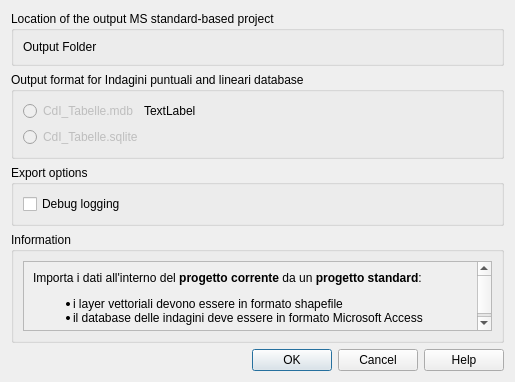
<?xml version="1.0" encoding="UTF-8"?>
<ui version="4.0">
 <class>Dialog</class>
 <widget class="QDialog" name="Dialog">
  <property name="geometry">
   <rect>
    <x>0</x>
    <y>0</y>
    <width>515</width>
    <height>376</height>
   </rect>
  </property>
  <property name="windowTitle">
   <string>Dialog</string>
  </property>
  <layout class="QVBoxLayout" name="verticalLayout">
   <item>
    <widget class="QGroupBox" name="groupBox">
     <property name="title">
      <string>Location of the output MS standard-based project</string>
     </property>
     <layout class="QFormLayout" name="formLayout">
      <item row="0" column="0">
       <widget class="QLabel" name="label">
        <property name="text">
         <string>Output Folder</string>
        </property>
       </widget>
      </item>
      <item row="0" column="1">
       <widget class="QgsFileWidget" name="output_dir_widget">
        <property name="storageMode">
         <enum>QgsFileWidget::GetDirectory</enum>
        </property>
       </widget>
      </item>
     </layout>
    </widget>
   </item>
   <item>
    <widget class="QGroupBox" name="groupBox_3">
     <property name="title">
      <string>Output format for Indagini puntuali and lineari database</string>
     </property>
     <layout class="QVBoxLayout" name="verticalLayout_6">
      <item>
       <layout class="QHBoxLayout" name="horizontalLayout_2">
        <item>
         <widget class="QRadioButton" name="radio_button_mdb">
          <property name="enabled">
           <bool>false</bool>
          </property>
          <property name="text">
           <string>CdI_Tabelle.mdb</string>
          </property>
         </widget>
        </item>
        <item>
         <widget class="QLabel" name="label_mdb_msg">
          <property name="text">
           <string>TextLabel</string>
          </property>
         </widget>
        </item>
        <item>
         <spacer name="horizontalSpacer">
          <property name="orientation">
           <enum>Qt::Horizontal</enum>
          </property>
          <property name="sizeHint" stdset="0">
           <size>
            <width>40</width>
            <height>20</height>
           </size>
          </property>
         </spacer>
        </item>
       </layout>
      </item>
      <item>
       <widget class="QRadioButton" name="radio_button_sqlite">
        <property name="enabled">
         <bool>false</bool>
        </property>
        <property name="text">
         <string>CdI_Tabelle.sqlite</string>
        </property>
       </widget>
      </item>
     </layout>
    </widget>
   </item>
   <item>
    <widget class="QGroupBox" name="group_box_options">
     <property name="title">
      <string>Export options</string>
     </property>
     <layout class="QFormLayout" name="formLayout_2">
      <item row="0" column="0">
       <widget class="QCheckBox" name="chk_debug_logging">
        <property name="text">
         <string>Debug logging</string>
        </property>
       </widget>
      </item>
     </layout>
    </widget>
   </item>
   <item>
    <widget class="QgsCollapsibleGroupBox" name="mGroupBox">
     <property name="title">
      <string>Information</string>
     </property>
     <property name="collapsed">
      <bool>true</bool>
     </property>
     <layout class="QVBoxLayout" name="verticalLayout_5">
      <item>
       <widget class="QScrollArea" name="scrollArea">
        <property name="widgetResizable">
         <bool>true</bool>
        </property>
        <widget class="QWidget" name="scrollAreaWidgetContents">
         <property name="geometry">
          <rect>
           <x>0</x>
           <y>0</y>
           <width>556</width>
           <height>97</height>
          </rect>
         </property>
         <layout class="QVBoxLayout" name="verticalLayout_2">
          <item>
           <widget class="QLabel" name="label_2">
            <property name="text">
             <string>&lt;html&gt;&lt;head/&gt;&lt;body&gt;&lt;p&gt;Importa i dati all'interno del &lt;span style=&quot; font-weight:600;&quot;&gt;progetto corrente&lt;/span&gt; da un &lt;span style=&quot; font-weight:600;&quot;&gt;progetto standard&lt;/span&gt;:&lt;/p&gt;&lt;ul style=&quot;margin-top: 0px; margin-bottom: 0px; margin-left: 0px; margin-right: 0px; -qt-list-indent: 1;&quot;&gt;&lt;li style=&quot; margin-top:12px; margin-bottom:0px; margin-left:0px; margin-right:0px; -qt-block-indent:0; text-indent:0px;&quot;&gt;i layer vettoriali devono essere in formato shapefile &lt;/li&gt;&lt;li style=&quot; margin-top:0px; margin-bottom:12px; margin-left:0px; margin-right:0px; -qt-block-indent:0; text-indent:0px;&quot;&gt;il database delle indagini deve essere in formato Microsoft Access&lt;/li&gt;&lt;/ul&gt;&lt;/body&gt;&lt;/html&gt;</string>
            </property>
            <property name="textFormat">
             <enum>Qt::RichText</enum>
            </property>
            <property name="alignment">
             <set>Qt::AlignLeading|Qt::AlignLeft|Qt::AlignTop</set>
            </property>
            <property name="wordWrap">
             <bool>true</bool>
            </property>
           </widget>
          </item>
         </layout>
        </widget>
       </widget>
      </item>
     </layout>
    </widget>
   </item>
   <item>
    <spacer name="verticalSpacer">
     <property name="orientation">
      <enum>Qt::Vertical</enum>
     </property>
     <property name="sizeHint" stdset="0">
      <size>
       <width>20</width>
       <height>40</height>
      </size>
     </property>
    </spacer>
   </item>
   <item>
    <widget class="QDialogButtonBox" name="button_box">
     <property name="orientation">
      <enum>Qt::Horizontal</enum>
     </property>
     <property name="standardButtons">
      <set>QDialogButtonBox::Cancel|QDialogButtonBox::Help|QDialogButtonBox::Ok</set>
     </property>
    </widget>
   </item>
  </layout>
 </widget>
 <customwidgets>
  <customwidget>
   <class>QgsCollapsibleGroupBox</class>
   <extends>QGroupBox</extends>
   <header>qgscollapsiblegroupbox.h</header>
   <container>1</container>
  </customwidget>
  <customwidget>
   <class>QgsFileWidget</class>
   <extends>QWidget</extends>
   <header>qgsfilewidget.h</header>
  </customwidget>
 </customwidgets>
 <resources/>
 <connections>
  <connection>
   <sender>button_box</sender>
   <signal>accepted()</signal>
   <receiver>Dialog</receiver>
   <slot>accept()</slot>
   <hints>
    <hint type="sourcelabel">
     <x>248</x>
     <y>254</y>
    </hint>
    <hint type="destinationlabel">
     <x>157</x>
     <y>274</y>
    </hint>
   </hints>
  </connection>
  <connection>
   <sender>button_box</sender>
   <signal>rejected()</signal>
   <receiver>Dialog</receiver>
   <slot>reject()</slot>
   <hints>
    <hint type="sourcelabel">
     <x>316</x>
     <y>260</y>
    </hint>
    <hint type="destinationlabel">
     <x>286</x>
     <y>274</y>
    </hint>
   </hints>
  </connection>
 </connections>
</ui>
